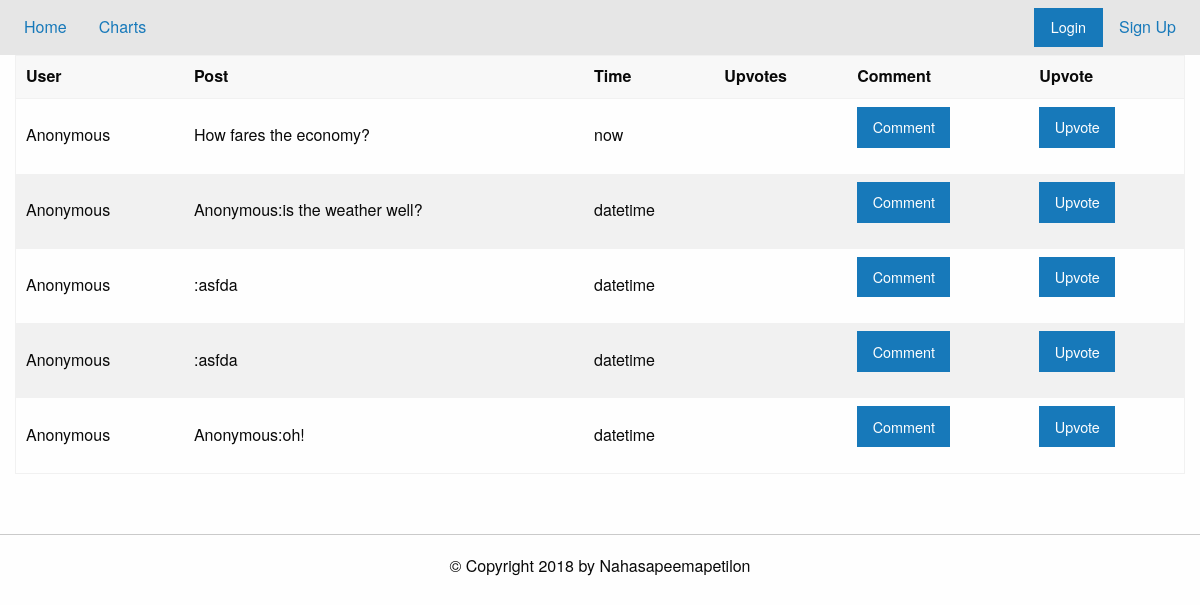
The page /thread?id=6 on the database its author committed.
### tables this page shows
CREATE TABLE t6 (postID INT PRIMARY KEY,post TEXT,user TEXT,time TEXT);

### app.py (the view)
@app.route("/thread", methods=['POST','GET'])
def load_thread():
    if request.method=="GET":
        threadID = request.args.get('id')#or perhaps name?
        print(threadID)
        db = sqlite3.connect('./data/base.db')
        c = db.cursor()
        try:
            posts = dbEditor.viewThread(c, threadID)
            db.close()
            return render_template('thread.html', notLoggedIn=noUser(), posts=posts, threadname=posts[0][1], threadID=threadID)
        except:
            flash("Thread not Found")
            return redirect('/')
    else:
        """Upvote???"""
        info=request.form['upvote'].split(',')
        postID=info[0]
        threadID=info[1]
        return redirect('/thread?id='+threadID)

### app.py (called while the page is built)
def noUser():
    return 'username' not in session.keys()

### util/dbEditor.py (called while the page is built)
def viewThread(cursor,threadID):
    v = "SELECT user,post,time,postID FROM t" + str(threadID) + ";"
    print(v)
    val = list(cursor.execute(v))
    return val

### templates/thread.html (shortened to what this page needs)
{% extends "forum.html" %}
{% block content %}
<div class="grid-container">
  <div class="table-scroll">
<table class="hover">
  <thead><tr>
      <th> User </th><th> Post </th><th> Time </th><th> Upvotes </th>
      <th> Comment</th><th> Upvote</th>
  </tr></thead>
  <tbody>
    {% for post in posts %}
    <tr>
      <td id="{{post[3]}}">{{post[0]}}</td><td>{{post[1]}}</td>
      <td>{{post[2]}}</td><td>{{post[4]}}</td>
      <td>
	<button class="button" data-open="addPost"> Comment</button>
      </td>
      <td><form action="#" method="POST">
	  <button class="button" value="{{post[3]}},{{threadID}}" name="upvote">Upvote</button>
      </form></td>
    </tr>
    {% endfor %}
  </tbody>
</table>
</div>
</div>
{% endblock %}

### templates/forum.html (shortened to what this page needs)
{% extends "home.html" %}

### templates/home.html (shortened to what this page needs)
{% extends "layout.html" %}
{% block pageTop %}
<div class="top-bar">
  <div class="top-bar-left"><ul class="menu">
      <li><a href="/">Home</a></li>
      <li><a href="/chart"> Charts</a></li>
  </ul></div>
  <div class="top-bar-right"><ul class="menu">
      {% if notLoggedIn %}
      <li><button class="button" type="button" data-toggle="example-dropdown">Login</button>
      </li>
      <li><a href="/register_page"> Sign Up</a></li>
      {% else %}
      <li> <a href="/profile"> Profile</a></li>
      <li> <a href="/logout"> LogOut </a></li>
      {% endif %}
  </ul></div>
</div>
{% endblock %}

### templates/layout.html (shortened to what this page needs)
<!DOCTYPE html>
<html lang="en" >
  <head>
    <link rel="stylesheet" href="https://cdn.jsdelivr.net/npm/foundation-sites@6.5.1/dist/css/foundation.min.css">
    <link rel="stylesheet" href="https://cdnjs.cloudflare.com/ajax/libs/foundation/6.0.1/css/foundation.css">
  </head>
  <body>
    {% block pageTop %}{% endblock %}
    {% block content %}{% endblock %}
    <br><hr>
    <div id="footer" class="grid-container">
      <div class="grid-x grid-padding-x">
	<div class="cell">
      {% block footer %}
      <h6 class="text-center"> &copy; Copyright 2018 by Nahasapeemapetilon</h6>
      {% endblock %}
	</div>
      </div>
    </div>
  </body>
</html>

### rows shown on the page
t6: user "Anonymous", post "How fares the economy?", time "now", {{ post[3] }} 1 (drawn)
t6: user "Anonymous", post "Anonymous:is the weather well?", time "datetime", {{ post[3] }} 2 (drawn)
t6: user "Anonymous", post ":asfda", time "datetime", {{ post[3] }} 3 (drawn)
t6: user "Anonymous", post ":asfda", time "datetime", {{ post[3] }} 4 (drawn)
t6: user "Anonymous", post "Anonymous:oh!", time "datetime", {{ post[3] }} 5 (drawn)
